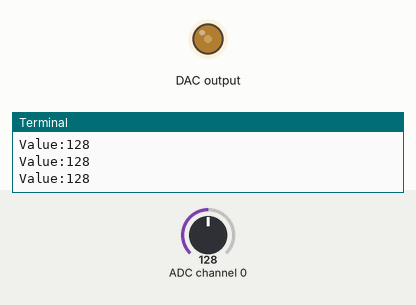
This program was run on a simulated Raspberry Pi (BCM pin numbers). On the bench: output pins drawn as LEDs (lit = HIGH), the last lines printed to the terminal. Inputs (shaded band) come from the test bench; at power-on: ADC channel 0 = 128 (analog values on the 0–255 scale). Library files of the repository ran but are not shown: PCF8591.py.

Above: at 1.2 s.
1.3 s: ADC channel 0 set to 30
At 2.4 s:
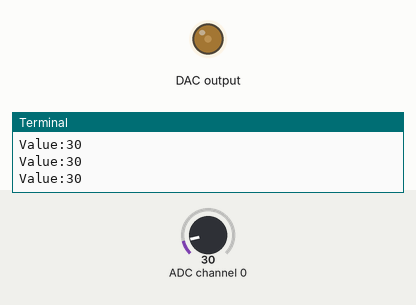
2.9 s: ADC channel 0 set to 0
At 4.1 s:
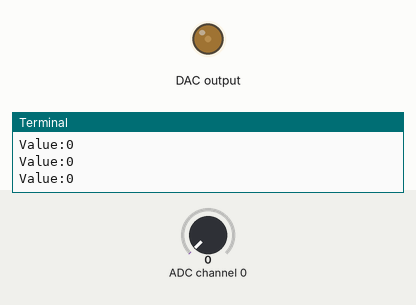
Timing chart, 0 to 5.9 s (numbered marks = the images above; inputs shaded):
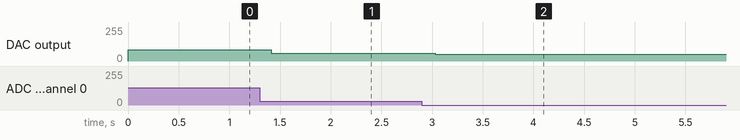

The program:

main.py
```python
#!/usr/bin/env python
import PCF8591 as ADC
import time

def setup():
    ADC.setup(0x48)

def loop():
    status = 1
    while True:
        print('Value:{}'.format(ADC.read(0)))
 #读取AIN0通道上模拟信号转化成数字信号的值，范围是0~255
        Value = ADC.read(0)  #值越大，LED灯越亮
        outvalue = map(Value,0,255,50,120)
        ADC.write(outvalue)
#为AOUT模拟输出，写入数字信号值（范围0~255），会转化为相应的模拟电压输出
#但是当outvalue的值在120以下时，LED灯就基本熄灭了，所以需要map()函数转换一下
        time.sleep(0.2)
def destory():
    ADC.write(0)

def map(x,in_min,in_max,out_min,out_max):
#将范围是0~255的输入值转化成范围120~255的输出值
#这样转化方式也能提高控制LED亮度的精度
    return (x-in_min) * (out_max-out_min) / (in_max - in_min) +out_min

if __name__ == '__main__':
    try:
        setup()
        loop()
    except KeyboardInterrupt:
        destory()
```

Measured:
- after the input at 1.3 s, DAC output: 85/255 → 58/255 after 0.11 s
- after the input at 2.9 s, DAC output: 58/255 → 50/255 after 0.13 s
